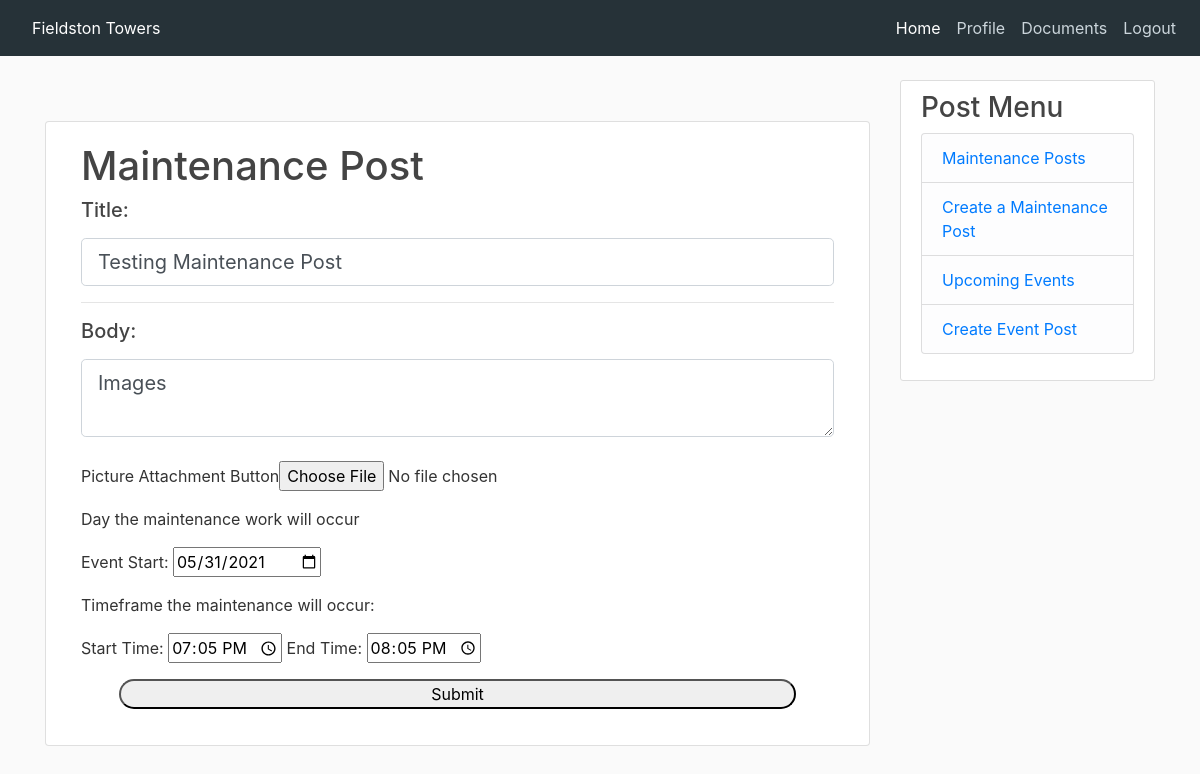
/maintenance/1/update (signed in), run on an earlier commit of the app's database.
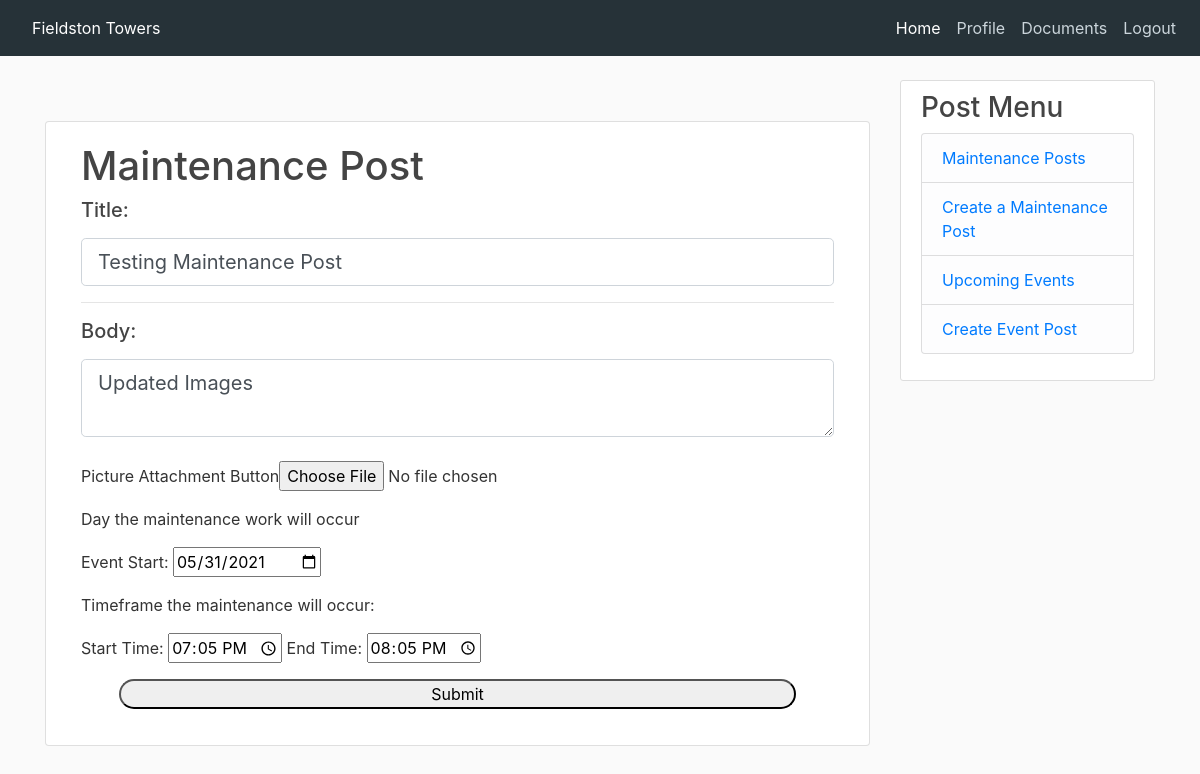
And on a later commit of the database.
### app/models.py (models this page shows)
class Maintenance(db.Model):
    id = db.Column(db.Integer, primary_key=True)
    maintenance_img = db.Column(db.String(20), nullable=False, default='default.jpg')
    title = db.Column(db.String(120))
    body = db.Column(db.String)
    start = db.Column(db.Time)
    end = db.Column(db.Time)
    date = db.Column(db.DateTime)
    timestamp = db.Column(db.DateTime, default=datetime.utcnow())
    user_id = db.Column(db.Integer, db.ForeignKey('user.id'))

### app/routes.py (the view)
@app.route("/maintenance/<int:post_id>/update", methods=['GET', 'POST'])
@login_required
def maintenance_update(post_id):
    post = Maintenance.query.get_or_404(post_id)
    if post.author != current_user:
        abort(403)
    form = MaintenanceForm()
    if form.validate_on_submit():
        post.title = form.title.data
        post.body = form.body.data
        if form.img.data:
            picture_file = save_picture(form.img.data,3)
            post.img = picture_file
        post.start = form.start_at.data
        post.end = form.end_at.data
        post.date = form.date.data
        db.session.commit()
        flash('Your post has been updated!', 'success')
        return redirect(url_for('home'))
    elif request.method == 'GET':
        form.title.data = post.title
        form.body.data = post.body
        form.start_at.data = post.start
        form.end_at.data = post.end
        form.date.data = post.date
    return render_template('maintenance_form.html', title='Update Post',
                           form=form, legend='Update Post')

### app/forms.py
class MaintenanceForm(FlaskForm):
    title = StringField('Title:', validators=[DataRequired()])
    body = TextAreaField('Body:', validators=[DataRequired()])
    img = FileField('Post pic', validators=[FileAllowed(['jpg', 'png'])])
    date = DateField('Date of Event:', validators=[DataRequired()])
    start_at = TimeField('Start at')
    end_at = TimeField('End at')
    submit = SubmitField('Submit')

### app/models.py (called while the page is built)
@login.user_loader
def load_user(id):
    return User.query.get(int(id))

### app/templates/maintenance_form.html (shortened to what this page needs)
{% extends "base_login.html" %}
{% block content %}
<main>
    <div class="container topSpace">
        <form action="" method="post" enctype="multipart/form-data">
            <div class="card container">
                <div class="card-body">
                    <h1>Maintenance Post</h1>
                    <div class="form-group">
                        <h5>{{ form.title.label(class="form-control-label") }}</h5>
                        {% if form.title.errors %}
                        {{ form.title(class="form-control form-control-lg is-invalid") }}
                        <div class="invalid-feedback">
                            {% for error in form.title.errors %}
                            <span>{{ error }}</span>
                            {% endfor %}
                        </div>
                        {% else %}
                        {{ form.title(class="form-control form-control-lg") }}
                        {% endif %}
                    </div>
                    <hr>
                    <h5>{{ form.body.label(class="form-control-label") }}</h5>
                    {% if form.body.errors %}
                    {{ form.body(class="form-control form-control-lg is-invalid") }}
                    <div class="invalid-feedback">
                        {% for error in form.body.errors %}
                        <span>{{ error }}</span>
                        {% endfor %}
                    </div>
                    {% else %}
                    {{ form.body(class="form-control form-control-lg") }}
                    {% endif %}
                    <br>
                    <p>Picture Attachment Button{{ form.img() }}</p>
                    <div class="dateTime">
                        <p class="textStyles">Day the maintenance work will occur</p>
                        <p class="textStyles">Event Start: {{ form.date}}</p>
                        <p class="textStyles">Timeframe the maintenance will occur:</p>
                        <p class="textStyles">Start Time: {{ form.start_at }} End Time: {{
                            form.end_at }}</p>
                    </div>
                    <p>{{ form.submit(class = 'buttonStyle') }}</p>
                </div>
            </div>
        </form>
    </div>
</main>
{% endblock %}

What changed in the data, as far as the page shows it:
changed Maintenance "Testing Maintenance Post": body "Images" → "Updated Images"
